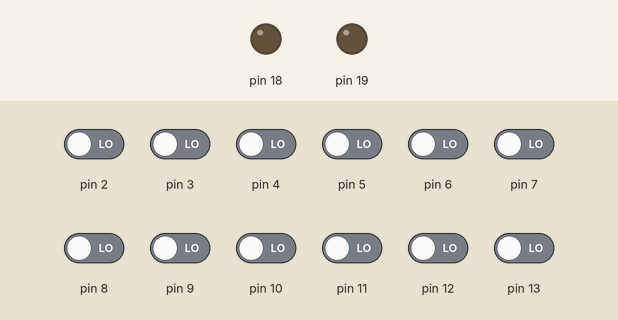
Simulated run of this sketch. Board: Arduino Uno, built with avr-gcc and run on an emulated ATmega328P. On the bench: output pins drawn as LEDs (lit = HIGH). The inputs (shaded band) are chosen by the test bench; at power-on: pin 2–13 LOW. What the sketch prints to the serial monitor is not drawn.

Above: at 1.5 s.
1.6 s: pin 2 driven HIGH
At 2.7 s:
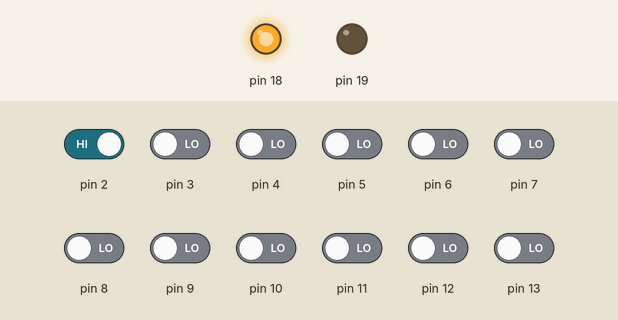
3.1 s: pin 3 driven HIGH
At 3.4 s:
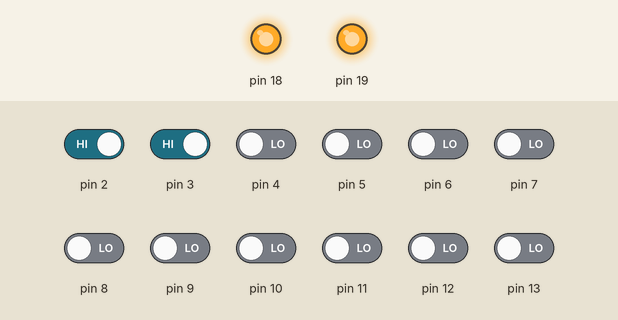
4.6 s: pin 2 driven LOW
At 5.5 s:
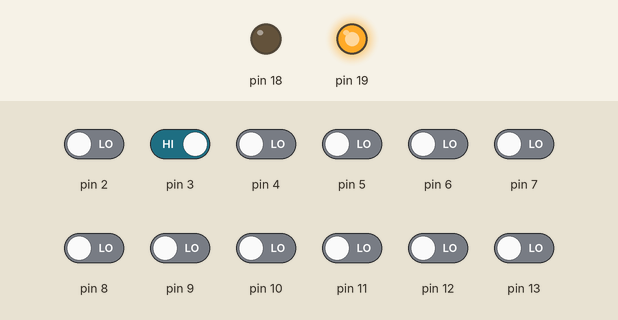
7.6 s: pin 3 driven LOW
At 8.3 s:
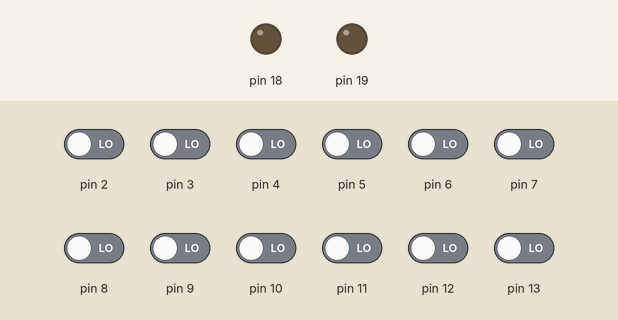
Timing chart, 0 to 10.2 s (numbered marks = the images above; inputs shaded):
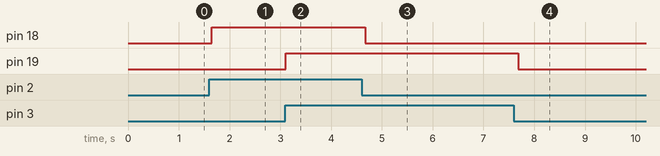

The sketch:

admin_reseau_box.ino
```cpp
#include <Arduino.h>
#include "protocole_parallaxe2050.h"
/*

  // capteurs :

  - Capteur 01 : 2
  - Capteur 02 : 3
  - Capteur 03 : 4
  - Capteur 04 : 5
  - Capteur 05 : 6
  - Capteur 06 : 7
  - Capteur 07 : 8
  - Capteur 08 : 9
  - Capteur 09 : 10
  - Capteur 10 : 11
  - Capteur alliés 1 : 12
  - Capteur alliés 2 : 13
  - Capteur base : (pas de capteur, base = 5v)


  ///relais (aimants):

  - Relais 01 : 40         ----- port relais A : 4
  - Relais 02 : 41         ----- port relais A : 5
  - Relais 03 : 42         ----- port relais A : 6
  - Relais 04 : 43         ----- port relais A : 7
  - Relais 05 : 44         ----- port relais A : 8
  - Relais 06 : 45         ----- port relais B : 2
  - Relais 07 : 46         ----- port relais B : 3
  - Relais 08 : 47         ----- port relais B : 4
  - Relais 09 : 48         ----- port relais B : 5
  - Relais 10 : 49         ----- port relais B : 6
  - Relais alliés 1 : 51   ----- port relais B : 7
  - Relais alliés 2 : 52   ----- port relais B : 8
  - Relais base : 50       ----- port relais A : 1 (attention, relais A)


  // LEDs :

  - LED 01 : 18
  - LED 02 : 19
  - LED 03 : 20
  - LED 04 : 21
  - LED 05 : 22
  - LED 06 : 23
  - LED 07 : 24
  - LED 08 : 25
  - LED 09 : 26
  - LED 10 : 27
  - LED alliés 1 : 28
  - LED alliés 2 : 29
  - LED base : 30

  // bouton principal : 35

*/

//#define DEBUG

// Pour communiquer avec le serveur via USBSerial
ParallaxeCom message;

typedef struct {
  String name;
  int pin;
  int default_value;
  int old_value;
  int value;
} PhysicalPin;

PhysicalPin capteurs[12] = { {"C01", 2, LOW}, {"C02", 3, LOW}, {"C03", 4, LOW}, {"C04", 5, LOW}, {"C05", 6, LOW}, {"C06", 7, LOW}, {"C07", 8, LOW}, {"C08", 9, LOW}, {"C09", 10, LOW}, {"C10", 11, LOW}, {"C_A01", 12, LOW}, {"C_A02", 13, LOW} };
// L'odre est important car il permet de lire les catpeur dans un ordre défini
//PhysicalPin capteurs[12] = { {"C03", 4, LOW}, {"C01", 2, LOW}, {"C09", 10, LOW}, {"C05", 6, LOW}, {"C06", 7, LOW}, {"C07", 8, LOW},  {"C02", 3, LOW}, {"C04", 5, LOW}, {"C08", 9, LOW}, {"C10", 11, LOW}, {"C_A01", 12, LOW}, {"C_A02", 13, LOW} };
PhysicalPin leds[13] = { {"LED01", 18, LOW}, {"LED02", 19, LOW}, {"LED03", 20, LOW}, {"LED04", 21, LOW}, {"LED05", 22, LOW}, {"LED06", 23, LOW}, {"LED07", 24, LOW}, {"LED08", 25, LOW}, {"LED09", 26, LOW}, {"LED10", 27, LOW}, {"LED_A01", 28, LOW}, {"LED_A02", 29, LOW}, {"LED_Base", 30, LOW} };
PhysicalPin relais[13] = { {"R_01", 40, HIGH}, {"R_02", 41, HIGH}, {"R_03", 42, HIGH}, {"R_04", 43, HIGH}, {"R_05", 44, HIGH}, {"R_06", 45, LOW}, {"R_07", 46, LOW}, {"R_08", 47, LOW}, {"R_09", 48, LOW}, {"R_10", 49, LOW}, {"R_A01", 51, LOW}, {"R_A02", 52, LOW}, {"R_Base", 50, HIGH} };

//String chemin[2] = {"", ""};
const int nb_noeuds_max = 30;
String chemin[nb_noeuds_max];
int indexChemin = 0;

//
// Nettoyer le nom du noeud
// pour le transformer en qqch
// de facilement interprétable en JSON.
//
String sanitize(String s) {
  s.replace("C", "");
  s.replace("_", "");
  return s;
}

boolean noeudExiste(String noeud) {
  for (int i = 0; i < nb_noeuds_max; i++) {
    if ( chemin[i] == noeud) return true;
  }
  return false;
}

void initChemin() {
  indexChemin = 0;
  for (int i = 0; i < nb_noeuds_max; i++) {
    chemin[i] = "";
  }
}

//
// ajouter un noeud au chemin
//
void tracerChemin(String noeud) {
  noeud = sanitize(noeud);
  if (!noeudExiste(noeud)) {
    chemin[indexChemin] = noeud;
    indexChemin++;
  }
  if (indexChemin == nb_noeuds_max) {
    initChemin();
  }
}

//
// Virer un noeud du chemin
//
void supprimerNoeud(String noeud) {
  noeud = sanitize(noeud);
  for (int i = 0; i < nb_noeuds_max; i++) {
    if ( chemin[i] == noeud) {
      chemin[i] = "";
      break;
    }
  }
}

//
// transformer le chemin en JSON pour l'envoyer au serveur
//
String cheminJSON() {
  String connections = "[";
  for (int i = 0; i < nb_noeuds_max; i++) {
    if (chemin[i] != "" ) {
      connections += "\"" + chemin[i] + "\",";
    }
  }
  if (connections.length() > 1) {
    connections = connections.substring(0, connections.length() - 1);
  }
  connections += "]";
  return connections;
}

//
// Coller un relais
//
void collerRelais(int index) {
  // Coller le relais
  relais[index].old_value = relais[index].value;
  relais[index].value = (relais[index].default_value == LOW) ? HIGH : LOW;
  digitalWrite (relais[index].pin, relais[index].value);
}

//
// Décoller un relais
//
void decollerRelais(int index) {
  relais[index].old_value = relais[index].value;
  relais[index].value = relais[index].default_value;
  digitalWrite (relais[index].pin, relais[index].value);
}

// Décrocher l'ensemble des câble
//
void toutDecoller() {
  for (int i = 0; i < 13; i++) {
    decollerRelais(i);
  }
  delay(500);
  collerRelais(12); // Recoller la base
  initChemin();
}

//
// lire un capteur avec sauvegarde de la valeur précédente
//
void lireCapteur(int index) {
  capteurs[index].old_value = capteurs[index].value;
  capteurs[index].value = digitalRead (capteurs[index].pin);
}

//
// Allumer la Base
//
void allumerBase() {
  digitalWrite (leds[12].pin, HIGH);
  digitalWrite (relais[12].pin, LOW);
}
//
// Setup Arduino
//
void setup() {
  Serial.begin(9600);
  for (int i = 0; i < 12; i++) pinMode (capteurs[i].pin, INPUT);

  for (int i = 0; i < 13; i++) pinMode (leds[i].pin, OUTPUT);
  for (int i = 0; i < 13; i++) digitalWrite (leds[i].pin, leds[i].default_value);

  for (int i = 0; i < 13; i++) pinMode (relais[i].pin, OUTPUT);
  for (int i = 0; i < 13; i++) digitalWrite (relais[i].pin, relais[i].default_value);

  // un petit delay pour attendre que tout soit bien décroché
  delay(300);

  // Allumer la base
  allumerBase();
  // Send a message to say arduino is ready
  message.send("MSG", "READY");
}

void loop() {
  // Lecture des capteurs
  for (int i = 0; i < 12; i++) {
    lireCapteur(i);
  }

#ifdef DEBUG
  // Debug
  for (int i = 0; i < 12; i++) {
    if (capteurs[i].old_value != capteurs[i].value) {
      Serial.print (capteurs[i].name); Serial.print("="); Serial.println (capteurs[i].value);
    }
  }
#endif

  // Logique du patch : Allumer le relais de l'entrée qu'on vient de relier à la base
  for (int i = 0; i < 12; i++) {
    // Allumer ou eteindre les leds selon l'état des capteurs
    digitalWrite (leds[i].pin, capteurs[i].value);
    // Gérer les relais et le tracage du chemin,
    if (capteurs[i].value == HIGH) {
      // Coller le relais
      collerRelais(i);
      // Gérer la construction du chemin
      tracerChemin(capteurs[i].name);
    } else {
      // décoller le relais
      decollerRelais(i);
      supprimerNoeud(capteurs[i].name);
    }
  }

  // Read an incoming messages from the server
  if (message.isKey("CMD")) {
    if (message.val() == "TEST") {
      // Send a OK feedback : This is important beacause it mark the message as treated.
      // /!\ This mandatory to send a feedback to treat next message.
      message.ack_ok();

      // Tester le système : les LEDS
      for (int i = 0; i < 13; i++) digitalWrite (leds[i].pin, HIGH);
      delay(1000);
      for (int i = 0; i < 13; i++) digitalWrite (leds[i].pin, LOW);
      delay(1000);

      // Faire tous les tests que l'on souhaite ici !
      /*
        .............
      */
    }
    //
    // Reset : lâcher tous les câbles
    //
    if (message.val() == "RELEASE") {
      toutDecoller();
      message.ack_ok();
    }
    //
    // Envoyer les données de câbles connectés sur demande du serveur.
    // L'arduino doit renvoyer un JSON comme celui -ci :  { chemin1: [9,7,8] }
    //
    if (message.val() == "CONNECTIONS") {
      message.send("CONNECTIONS", cheminJSON());
      message.ack_ok();
    }
  }
  delay(100);
}

/*
  SerialEvent occurs whenever a new data comes in the hardware serial RX. This
  routine is run between each time loop() runs, so using delay inside loop can
  delay response. Multiple bytes of data may be available.
*/
void serialEvent() {
  message.receive();
}
```

protocole_parallaxe2050.h
```cpp
/*
 *
 * Protocole de Communication entre micro-controlleurs et serveurs
 * Projet : Parallaxe2050
 * Auteur : Pierre-Gilles Levallois - PGL CODING & MAKING - 2020
 *
 * Définition du protocole dans
 * parallaxe2050/doc/technique/Protocole-de-Serialmunication-arduino.md
 *
 */

#include <Arduino.h>

#ifndef protocole_parallaxe2050_h
#define protocole_parallaxe2050_h

#define BEGIN_ENCAPS_MSG '<'
#define KEYWORD_DATA_SEPARATOR ':'
#define TRANSMISSION_TIMEOUT 50 // ms
#define END_TRANSMISSION_CHAR '\n'
#define TRANSMISSION_SPEED 9600
String END_ENCAPS_MSG="/>";

//--------------------------------------------------------------------------------
// Message structure
//--------------------------------------------------------------------------------
struct ParallaxeMsg
{
    String keyword;
    String value;
    boolean processed;
};

//--------------------------------------------------------------------------------
// Class ParallaxeCom
//--------------------------------------------------------------------------------
class ParallaxeCom{
public:
    String serializedMessage = ""; // the list of received messages on Serial
    ParallaxeMsg received_msg;
    // Counter for received and sent messaages
    int countRecieved;
    int countSent;

    ParallaxeCom();
    void send(String keyword, String value);
    boolean isKey(String keyword);
    String key();
    String val();
    boolean isProcessed();
    ParallaxeMsg receive();
    void ack_ok();
    void ack_ko(String reason);

private:
    boolean parseMessage();
};

//--------------------------------------------------------------------------------
// ParallaxeCom Constructor
//--------------------------------------------------------------------------------
ParallaxeCom::ParallaxeCom() {
    // Init counter of total messages sent
    this->countSent = 0;
    this->countRecieved = 0;
    // Init message structure
    this->received_msg.keyword = "";
    this->received_msg.value = "";
    this->received_msg.processed = true;
}

//--------------------------------------------------------------------------------
// Getter for the value of the message
//--------------------------------------------------------------------------------
String ParallaxeCom::val() {
    return this->received_msg.value;
}

//--------------------------------------------------------------------------------
// Getter for the keyword of the message
//--------------------------------------------------------------------------------
String ParallaxeCom::key() {
    return this->received_msg.keyword;
}

//--------------------------------------------------------------------------------
// Getter for the processed attribut of the message
//--------------------------------------------------------------------------------
boolean ParallaxeCom::isProcessed() {
    return this->received_msg.processed;
}

//--------------------------------------------------------------------------------
// return true if the message keyword is identical to the parameter
// The message must be unprocessed yet.
//--------------------------------------------------------------------------------
boolean ParallaxeCom::isKey(String keyword) {
    if (!this->received_msg.processed) return (this->received_msg.keyword == keyword);
    return false;
}

//--------------------------------------------------------------------------------
// Receive and parse serialiezd messages from Serial.
// This function reads all the Serial data until a newline.
// It is possible that many messages are incomming, the parsing function treats
// them one by one.
//--------------------------------------------------------------------------------
ParallaxeMsg ParallaxeCom::receive() {
    if (Serial.available()) {
        this->serializedMessage += Serial.readStringUntil(END_TRANSMISSION_CHAR);
    }
    if (this->parseMessage()) {
        return this->received_msg;
    }
    return {"", ""};
}

//--------------------------------------------------------------------------------
// Parsing function
// This function deserializes the String which arrives on serial
// and parse the first message
//--------------------------------------------------------------------------------
boolean ParallaxeCom::parseMessage() {
    String k, v;
    int debIdx = this->serializedMessage.indexOf(BEGIN_ENCAPS_MSG);
    int sepIdx = this->serializedMessage.indexOf(KEYWORD_DATA_SEPARATOR);
    int endIdx = this->serializedMessage.indexOf(END_ENCAPS_MSG);

    // Syntax checking
    if ( debIdx > -1 &&  sepIdx > debIdx && endIdx > sepIdx ) {
        k = this->serializedMessage.substring(debIdx + 1, sepIdx);
        v = this->serializedMessage.substring(sepIdx + 1, endIdx);
        this->serializedMessage = this->serializedMessage.substring(endIdx + END_ENCAPS_MSG.length());
        // Error detections
        if (k == "") {
            this->send("ACK", "KO");
            this->send("MSG", "Keyword of message is null.");
            return false;
        } else {
            this->received_msg.keyword = k;
            this->received_msg.value = v;
            this->received_msg.processed = false;
            this->countRecieved++;
            return true;
        }
    } else {
            this->send("ACK", "KO");
            this->send("MSG", "Unrecognized message format.");
            return false;
    }
}

//--------------------------------------------------------------------------------
// Sends a message on Serial
//--------------------------------------------------------------------------------
void ParallaxeCom::send(String keyword, String value) {
        // current_time = millis();
        // if (current_time - previous_time > TRANSMISSION_TIMEOUT) {
        //     Serial.print(END_TRANSMISSION_CHAR);
        //     previous_time = current_time;
        // }
        String message = BEGIN_ENCAPS_MSG + keyword + KEYWORD_DATA_SEPARATOR + value + END_ENCAPS_MSG;
        Serial.flush();
        Serial.print(message);
        Serial.print(END_TRANSMISSION_CHAR);
        this->countSent++;
}

//--------------------------------------------------------------------------------
// Send an 'OK' Acknoledgment message
// This allows to read the next message in the incoming string
//--------------------------------------------------------------------------------
void ParallaxeCom::ack_ok() {
    this->received_msg.processed = true;
    this->send("ACK", "OK");
    // If the line had many messages, try to parse next
    if (this->serializedMessage.length() > 0) this->parseMessage();
}

//--------------------------------------------------------------------------------
// Send a 'KO' Acknoledgment message with a reason (dealing with errors)
// This allows to read the next message in the incoming string
//--------------------------------------------------------------------------------
void ParallaxeCom::ack_ko(String reason) {
    this->received_msg.processed = true;
    this->send("ACK", "KO");
    this->send("MSG", reason);
    // If the line had many messages, try to parse next
    if (this->serializedMessage.length() > 0) this->parseMessage();
}

#endif
```

Measured:
- after the input at 1.6 s, pin 18: LOW → HIGH after 0.05 s
- after the input at 3.1 s, pin 19: LOW → HIGH at once
- after the input at 4.6 s, pin 18: HIGH → LOW after 0.07 s
- after the input at 7.6 s, pin 19: HIGH → LOW after 0.08 s
